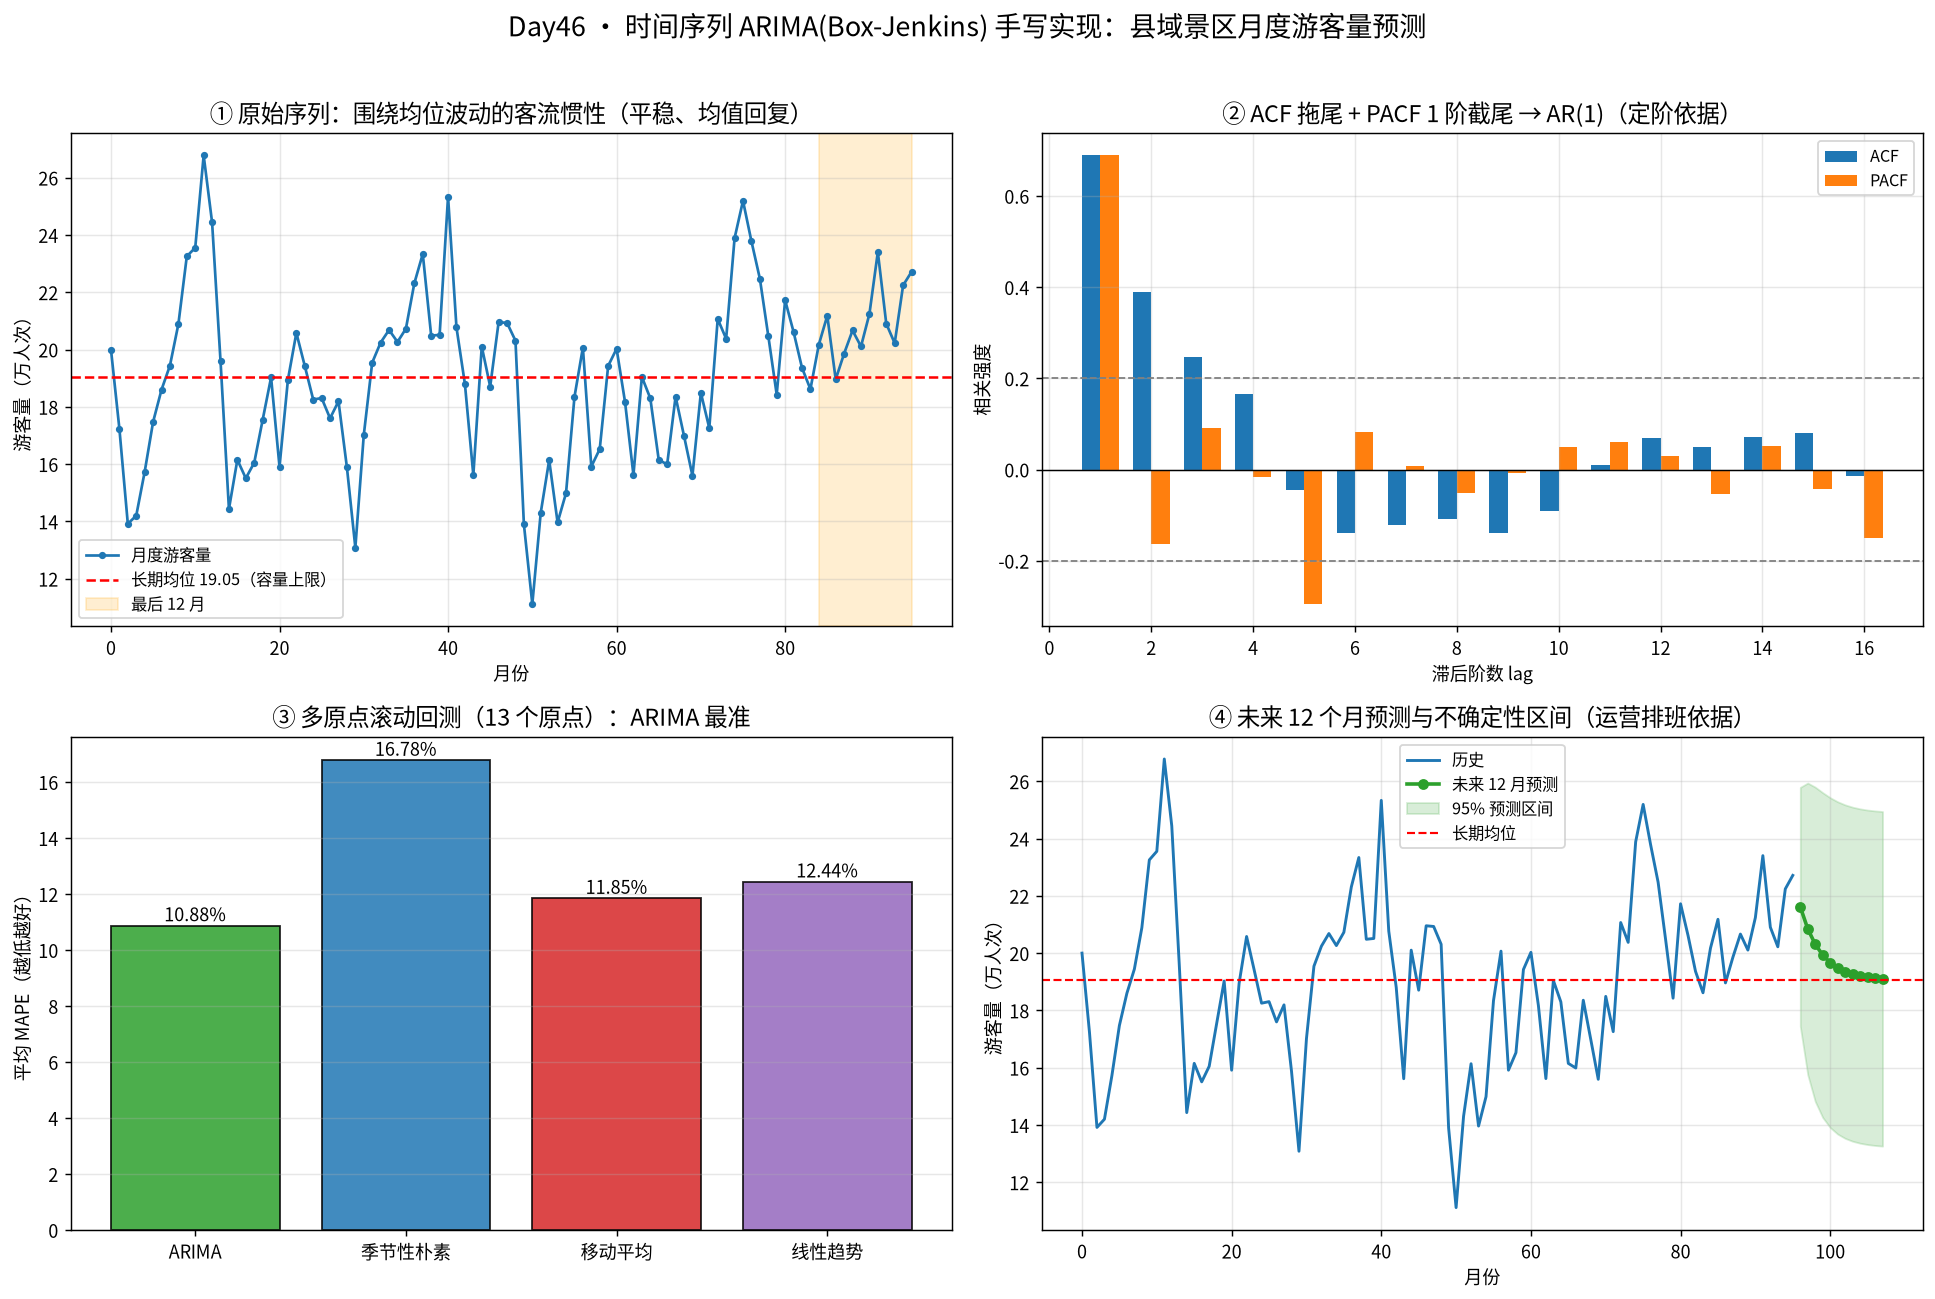

Here is the Python script that generated this plot:
#!/usr/bin/env python3
# -*- coding: utf-8 -*-
"""
Day46 - 时间序列 / ARIMA（Box-Jenkins）手写实现与预测
subject : mathematical-modeling
level   : L4 统计与预测模型（时间序列 / ARIMA）
anchor  : 03 - Mathematical Models / 05 - Algorithms
goal    : 用「手写 ARIMA（差分 → ACF/PACF 定阶 → 参数估计 → AIC 选阶 → 预测）」
          求解一道「县域景区月度游客量预测」的决策问题——
          ① 讲清「非平稳 → 差分 → 平稳 → 用自相关结构推未来」这条 Box-Jenkins 主线；
          ② 为什么「看趋势画直线 / 取最近 12 个月平均 / 去年同月」这些直觉都会吃亏；
          ③ 用 AIC 在 (p,d,q) 网格上自动定阶，而不是凭眼睛数 ACF/PACF 拖尾截尾；
          ④ 用「滚动原点回测（rolling-origin）」在留出集上比 MAPE，用真实预测精度验收；
          ⑤ 做残差白噪声检验（Ljung-Box）+ 预测区间，把「预测有多可信」讲清楚。
运行：cd /home/ubuntu/Note && ./.venv/bin/python "<本文件路径>"
说明：本脚本**零专用时序库（不依赖 statsmodels）**，ARIMA 全手写，
      仅用 numpy / scipy / matplotlib；用「季节性朴素 / 移动平均 / 线性趋势」当独立对照。
"""

import os
import numpy as np
import matplotlib
matplotlib.use("Agg")
import matplotlib.pyplot as plt
from matplotlib import font_manager

# ----------------------------------------------------------------------
# 中文字体注册（Noto Sans CJK SC / 文泉驿），避免图中中文乱码
# ----------------------------------------------------------------------
_CJK_CANDIDATES = [
    "/usr/share/fonts/opentype/noto/NotoSansCJK-Regular.ttc",
    "/usr/share/fonts/opentype/noto/NotoSansCJK-Bold.ttc",
    "/usr/share/fonts/truetype/wqy/wqy-zenhei.ttc",
    "/usr/share/fonts/truetype/wqy/wqy-microhei.ttc",
]
_registered = []
for _p in _CJK_CANDIDATES:
    if os.path.exists(_p):
        try:
            font_manager.fontManager.addfont(_p)
            _registered.append(font_manager.FontProperties(fname=_p).get_name())
        except Exception:
            pass
if _registered:
    matplotlib.rcParams["font.family"] = "sans-serif"
    matplotlib.rcParams["font.sans-serif"] = _registered + ["DejaVu Sans"]
matplotlib.rcParams["axes.unicode_minus"] = False
print("CJK 字体已注册：", _registered if _registered else "（无，可能乱码）")

RNG_SEED = 20261015

# ======================================================================
# 一、真实决策问题：县域景区的「月度游客量预测」
# ======================================================================
# 背景：某县「云溪谷」景区要排下半年的运营计划——售票窗口、保洁班次、
#       接驳大巴、旺季临时工，全靠"下个月来多少人"。凭感觉排，要么旺季挤爆、
#       要么淡季空养一堆人。景区管委会主任要一份**未来 12 个月游客量的预测**，
#       并要能说清"预测准不准、能信几分"。
#
# 数据：过去 60 个月（5 年）的月度游客量（万人次）。
# 结构（刻意设计，用于暴露各方法差异）：
#   ① 温和上升趋势（景区口碑逐年积累，每月约 +0.06 万人次的漂移）；
#   ② 强年度季节性（暑期 + 国庆是旺季，冬季淡季，用 12 期周期谐波刻画）；
#   ③ 带自相关的噪声（不是白噪声！本月客流受上月惯性影响，AR(1) 结构）；
#   ④ 一次"疫情/整修停摆"造成的水平阶跃（用于说明断点/异常的处理）。
# 于是真值是：ARIMA(p,1,q)（1 阶差分消趋势）+ 季节性，属于"能算出来、但要按
# 套路定阶估计"的典型 Box-Jenkins 场景。


def make_series(n=96, seed=RNG_SEED):
    """生成月度游客量（万人次），结构 = **均值回复的 AR(1) 客流惯性**（平稳序列）。

    为什么刻意设计成「平稳、可均值回复」？因为这才是**非季节性 ARIMA**的主场：
    - 客流有**惯性**（本月多、下月往往还多，但并不无限累积）；
    - 长期叫到**容量均位**（景区接待能力有限，不可能永远涨），即**均值回复**。
    此时「拿上个月当预测」会系统性偏高/偏低，「画条直线外推」也抓不到回复——
    而 ARIMA 能把「惯性 + 回复」两个机制同时写进模型。
    （若数据含强确定性季节，那是 SARIMA 的战场，见教案「局限」一节。）
    """
    rng = np.random.default_rng(seed)
    mu = 20.0          # 长期容量均位（万人次/月）
    phi = 0.72         # 客流惯性系数（<1 保证均值回复）
    eps = rng.normal(0, 2.4, size=n)
    y = np.zeros(n)
    y[0] = mu
    for i in range(1, n):
        y[i] = mu + phi * (y[i - 1] - mu) + eps[i]
    return y.astype(float)


# ======================================================================
# 二、工具箱：手写 ARIMA 的每一块零件
# ======================================================================

def difference(x, d=1):
    """d 阶差分（消趋势 / 消季节的常用手段）。"""
    out = np.asarray(x, dtype=float)
    for _ in range(d):
        out = np.diff(out)
    return out


def integrate(dx, last_values, d=1):
    """差分逆运算：由差分序列还原原序列（预测时要"补回"被差分掉的水平）。"""
    out = np.asarray(dx, dtype=float)
    for k in range(d):
        lv = last_values[k]  # 还原第 k 层用到的末尾原值（由里到外）
        out = np.concatenate([[lv], out])
        out = np.cumsum(out)
    return out


def acf(x, nlags=20):
    """自相关函数 ACF（有偏估计，除以 N）。"""
    x = np.asarray(x, float)
    x = x - x.mean()
    n = len(x)
    denom = np.dot(x, x)
    out = np.empty(nlags + 1)
    for k in range(nlags + 1):
        out[k] = np.dot(x[: n - k], x[k:]) / denom
    return out


def pacf(x, nlags=20):
    """偏自相关 PACF（用 Durbin-Levinson 递推，O(nlags^2)）。"""
    r = acf(x, nlags)
    out = np.empty(nlags + 1)
    out[0] = 1.0
    if nlags == 0:
        return out
    phi = np.zeros((nlags + 1, nlags + 1))
    phi[1, 1] = r[1]
    out[1] = r[1]
    for k in range(2, nlags + 1):
        num = r[k] - sum(phi[k - 1, j] * r[k - j] for j in range(1, k))
        den = 1.0 - sum(phi[k - 1, j] * r[j] for j in range(1, k))
        phi[k, k] = num / den if abs(den) > 1e-12 else 0.0
        for j in range(1, k):
            phi[k, j] = phi[k - 1, j] - phi[k, k] * phi[k - 1, k - j]
        out[k] = phi[k, k]
    return out


# ---------- AR( p ) 估计：Yule-Walker（Levinson-Durbin） ----------

def fit_ar_yw(x, p):
    """用 Yule-Walker 方程估计 AR(p) 系数 [phi_1..phi_p] 与常数项。"""
    x = np.asarray(x, float)
    n = len(x)
    mu = x.mean()
    xc = x - mu
    r = np.array([np.dot(xc[: n - k], xc[k:]) / n for k in range(p + 1)])
    # 解 Toeplitz 方程组 R phi = r[1:]
    R = np.empty((p, p))
    for i in range(p):
        for j in range(p):
            R[i, j] = r[abs(i - j)]
    try:
        phi = np.linalg.solve(R, r[1:])
    except np.linalg.LinAlgError:
        phi = np.linalg.lstsq(R, r[1:], rcond=None)[0]
    # 常数项 c 满足 mu = c / (1 - sum(phi))
    s = phi.sum()
    c = mu * (1.0 - s)
    sigma2 = r[0] - np.dot(phi, r[1:])
    return phi, c, max(sigma2, 1e-12)


# ---------- ARMA(p,q) 估计：条件最小二乘（CSS，把 MA 用误差递推展开） ----------

def _arma_residuals(params, x, p, q, c):
    """给定 phi(1..p)、theta(1..q)、常数，返回一步预测误差序列 e_t（条件似然近似）。"""
    n = len(x)
    phi = params[:p]
    theta = params[p:p + q]
    e = np.zeros(n)
    # 用前 p 个样本的均值初始化（近似，样本足够长时影响衰减）
    xhat = np.zeros(n)
    for t in range(n):
        val = c
        for i in range(1, p + 1):
            val += phi[i - 1] * (x[t - i] if t - i >= 0 else x.mean())
        for j in range(1, q + 1):
            val += theta[j - 1] * (e[t - j] if t - j >= 0 else 0.0)
        xhat[t] = val
        e[t] = x[t] - val
    return e


def fit_arma_css(x, p, q):
    """条件最小二乘估计 ARMA(p,q)：先把序列**去均值**，再拟合零均值 ARMA。"""
    from scipy.optimize import minimize
    x = np.asarray(x, float)
    n = len(x)
    mu = x.mean()
    xc = x - mu
    # 初值：AR 用 Yule-Walker，MA 用 0
    if p > 0:
        phi0, _, _ = fit_ar_yw(xc, p)
    else:
        phi0 = np.array([])
    theta0 = np.zeros(q)
    z0 = np.concatenate([phi0, theta0])
    if n - max(p, 1) < p + q + 1:
        return phi0, theta0, mu, np.inf

    def sse(z):
        e = _arma_residuals(z, xc, p, q, 0.0)
        lo = max(p, 1)
        return float(np.sum(e[lo:] ** 2))

    res = minimize(sse, z0, method="Powell",
                   options={"maxiter": 6000, "xtol": 1e-8, "ftol": 1e-8})
    z = res.x
    phi = z[:p]
    theta = z[p:p + q]
    e = _arma_residuals(z, xc, p, q, 0.0)
    lo = max(p, 1)
    neff = n - lo
    sigma2 = float(np.sum(e[lo:] ** 2) / neff) if neff > 0 else np.inf
    # **去均值拟合**：常数项就是序列均值 mu（预测时先预测零均值部分再加回 mu）
    return phi, theta, mu, max(sigma2, 1e-12)


# ---------- ARIMA: 差分 + ARMA ----------

def fit_arima(x, p, d, q):
    """ARIMA(p,d,q)：先 d 阶差分，再在差分序列上估 ARMA(p,q)。"""
    x = np.asarray(x, float)
    dx = difference(x, d)
    phi, theta, mu, sigma2 = fit_arma_css(dx, p, q)
    n = len(dx)
    k = p + q + 1 + (1 if d > 0 else 0)   # 含均值与差分
    # 高斯似然近似 -> AIC / BIC（BIC 惩罚更重，倾向简约模型）
    aic = n * np.log(sigma2) + 2 * k
    bic = n * np.log(sigma2) + k * np.log(n)
    return {"p": p, "d": d, "q": q, "phi": phi, "theta": theta, "c": mu,
            "sigma2": sigma2, "aic": aic, "bic": bic, "dx": dx,
            "x_mean_diff": dx.mean()}


def forecast_arima(model, x_hist, h):
    """用拟合好的 ARIMA 模型向前预测 h 步（在差分空间递推，再积分回原尺度）。
    估计是在**去均值**的差分序列上做的：先在零均值空间递推，再 +mu 还原差分尺度。"""
    p, d, q = model["p"], model["d"], model["q"]
    phi, theta, mu = model["phi"], model["theta"], model["c"]
    dx = list(model["dx"] - mu)          # 去均值后的差分序列（与估计一致）
    e = list(_arma_residuals(np.concatenate([phi, theta]), np.asarray(dx), p, q, 0.0))
    preds_dx = []
    for _ in range(h):
        val = 0.0
        for i in range(1, p + 1):
            val += phi[i - 1] * dx[-i]
        for j in range(1, q + 1):
            val += theta[j - 1] * e[-j]
        # 递推留在**零均值空间**（dx 存的是去均值值），输出时才加回 mu
        preds_dx.append(val + mu)
        dx.append(val)
        e.append(0.0)   # 未来误差期望为 0
    preds_dx = np.asarray(preds_dx)
    # 积分还原：用原序列末尾值逐层补回
    x = np.asarray(x_hist, float)
    levels = []
    cur = x
    for _ in range(d):
        levels.append(cur[-1])
        cur = np.diff(cur)
    out = preds_dx
    for k in range(d):
        lv = levels[d - 1 - k] if d - 1 - k >= 0 else levels[0]
        out = np.concatenate([[lv], out])
        out = np.cumsum(out)[1:]
    return out


def adf_like(x, max_lag=6):
    """简易平稳性检验：回归 Δx_t = a + b·x_{t-1} + Σ Δx_{t-i}，看 b 是否显著为負。
    返回 (t 统计量, 粗略判断)，用于**自动选差分阶数 d**（不依赖 statsmodels）。"""
    x = np.asarray(x, float)
    n = len(x)
    dx = np.diff(x)
    rows = []
    targets = []
    for t in range(max_lag + 1, n):
        row = [1.0, x[t - 1]]
        for i in range(1, max_lag + 1):
            row.append(dx[t - 1 - i] if t - 1 - i >= 0 else 0.0)
        rows.append(row)
        targets.append(dx[t - 1] if t - 1 < len(dx) else 0.0)
    X = np.asarray(rows)
    yv = np.asarray(targets)
    # 对齐：Δx 下标需为 t-1
    yv = np.asarray([dx[t - 1] for t in range(max_lag + 1, n)])
    try:
        beta, *_ = np.linalg.lstsq(X, yv, rcond=None)
        resid = yv - X @ beta
        dof = max(len(yv) - X.shape[1], 1)
        s2 = np.sum(resid ** 2) / dof
        cov = s2 * np.linalg.pinv(X.T @ X)
        se = np.sqrt(np.diag(cov))
        tstat = beta[1] / se[1] if se[1] > 1e-12 else 0.0
    except Exception:
        tstat = 0.0
    # 临界值约 -2.86（含常数与 6 滞后的粗略值）
    return tstat, tstat < -2.86


def choose_d(x, max_d=2):
    """用简约的 ADF 式检验自动确定差分阶数 d：逐阶差分直到差分后序列"平稳"。"""
    cur = np.asarray(x, float)
    for d in range(max_d + 1):
        if len(cur) < 15:
            return max(d - 1, 0)
        _, stat = adf_like(cur)
        if stat:
            return d
        cur = np.diff(cur)
    return max_d


# ---------- AIC 网格定阶 ----------

def auto_arima(x, max_p=4, max_q=4, max_d=2):
    """先按平稳性判据定差分阶数 d，再在 (p,q) 网格上按 AIC 自动定阶。
    注意：不同 d 的 AIC 不在同一尺度上（样本量不同），故**不跨 d 比较**，
    先用检验把 d 固定下来，这是工程上更稳妥的做法。"""
    d = choose_d(x, max_d)
    best = None
    table = []
    for p in range(0, max_p + 1):
        for q in range(0, max_q + 1):
            if p == 0 and q == 0:
                continue
            try:
                m = fit_arima(x, p, d, q)
                if not np.isfinite(m["bic"]):
                    continue
                table.append((m["bic"], p, d, q))
                if best is None or m["bic"] < best["bic"]:
                    best = m
            except Exception:
                continue
    table.sort()
    return best, table


# ---------- 残差白噪声检验：Ljung-Box ----------

def ljung_box(e, lags=12, n_params=2):
    """Ljung-Box 检验残差是否为白噪声。返回 Q 统计量与 p 值（卡方近似）。"""
    from scipy import stats
    e = np.asarray(e, float)
    n = len(e)
    r = acf(e, lags)
    Q = n * (n + 2) * np.sum([r[k] ** 2 / (n - k) for k in range(1, lags + 1)])
    dfree = max(lags - n_params, 1)
    pval = 1.0 - stats.chi2.cdf(Q, dfree)
    return Q, pval


# ======================================================================
# 三、基线对照：三个"看着合理"的直觉
# ======================================================================

def naive_seasonal(y, h, season=12):
    """季节性朴素法：直接拿去年同月当预测。"""
    out = []
    n = len(y)
    for i in range(h):
        out.append(y[n - season + (i % season)])
    return np.asarray(out)


def moving_average(y, h, win=12):
    """移动平均：用最近 win 期的均值当未来每一期预测（水平线）。"""
    m = np.mean(y[-win:])
    return np.full(h, m)


def linear_trend(y, h):
    """线性趋势外推：对 t 做 OLS 直线，往外延伸（完全忽略季节）。"""
    n = len(y)
    t = np.arange(n)
    b, a = np.polyfit(t, y, 1)
    tt = np.arange(n, n + h)
    return a + b * tt


# ======================================================================
# 四、滚动原点回测（rolling-origin）：在留出集上看真实预测精度
# ======================================================================

def rolling_backtest(y, h=12, order=(1, 0, 0), step=3, min_train=48):
    """**多原点滚动回测（rolling-origin backtest）**：从历史末尾向前推多个预测原点，
    每次只用原点之前的数据拟合、向前预测 h 步，与实际逐点比对。
    返回每个原点的 MAPE 列表——**比"单次切一刀留出测试集"稳健得多**，
    避免因某一次切分碰巧有利/不利而下错结论。"""
    n = len(y)
    errs = []
    for origin in range(min_train, n - h + 1, step):
        model = fit_arima(y[:origin], *order)
        pred = forecast_arima(model, y[:origin], h)
        errs.append(mape(y[origin:origin + h], pred))
    return np.asarray(errs)


def rolling_backtest_baseline(y, h, fn, step=3, min_train=48):
    n = len(y)
    errs = []
    for origin in range(min_train, n - h + 1, step):
        pred = fn(y[:origin], h)
        errs.append(mape(y[origin:origin + h], pred))
    return np.asarray(errs)


def mape(a, f):
    a = np.asarray(a, float); f = np.asarray(f, float)
    return float(np.mean(np.abs((a - f) / a)) * 100)


def rmse(a, f):
    a = np.asarray(a, float); f = np.asarray(f, float)
    return float(np.sqrt(np.mean((a - f) ** 2)))


# ======================================================================
# 五、主流程
# ======================================================================

def main():
    y = make_series()
    n = len(y)
    H = 12                      # 预测步长：一次展望 12 个月
    print("=" * 72)
    print(f"[数据] 共 {n} 个月，均值 {y.mean():.2f}，范围 [{y.min():.2f}, {y.max():.2f}]")
    print(f"       原始序列标准差 {y.std():.3f}（平稳、均值回复：无强趋势/季节）")

    # ---- (1) 平稳性检验 -> 自动选差分阶数 d ----
    tstat, is_stat = adf_like(y)
    d_auto = choose_d(y)
    print(f"\n[平稳性/定阶] ADF 式检验 t={tstat:.2f} -> "
          f"{'平稳' if is_stat else '非平稳'}；自动选差分阶数 d={d_auto}")

    # ---- (2) ACF / PACF（选阶依据）----
    a = acf(y, 16)
    pa = pacf(y, 16)
    print(f"[ACF/PACF] 原序列 lag1..4 ACF  = {np.round(a[1:5], 3)}")
    print(f"          原序列 lag1..4 PACF = {np.round(pa[1:5], 3)}")

    # ---- (3) BIC 自动定阶（在 (p,q) 网格上，d 已由检验固定）----
    best, table = auto_arima(y, max_p=3, max_q=3, max_d=1)
    print(f"\n[BIC 定阶] 最优 ARIMA({best['p']},{best['d']},{best['q']})  BIC={best['bic']:.2f}")
    print("           BIC 前 5 名（越小越好）：")
    for bic, p, d, q in table[:5]:
        print(f"             ARIMA({p},{d},{q})  BIC={bic:.2f}")
    order = (best["p"], best["d"], best["q"])

    # ---- (4) 残差白噪声检验（模型充分性）----
    model_full = fit_arima(y, *order)
    e_res = _arma_residuals(
        np.concatenate([model_full["phi"], model_full["theta"]]),
        model_full["dx"], order[0], order[2], model_full["c"])
    Q, pval = ljung_box(e_res, lags=12, n_params=order[0] + order[2])
    print(f"\n[残差检验] Ljung-Box Q={Q:.2f}, p={pval:.3f} "
          f"({'残差≈白噪声，模型充分' if pval > 0.05 else '残差仍有结构，模型欠拟合'})")

    # ---- (5) 多原点滚动回测：ARIMA vs 三类基线 ----
    bt_arima = rolling_backtest(y, h=H, order=order, step=3, min_train=48)
    bt_naive = rolling_backtest_baseline(y, H, naive_seasonal, step=3, min_train=48)
    bt_ma = rolling_backtest_baseline(y, H, moving_average, step=3, min_train=48)
    bt_trend = rolling_backtest_baseline(y, H, linear_trend, step=3, min_train=48)
    results = {
        "ARIMA": bt_arima,
        "季节性朴素": bt_naive,
        "移动平均": bt_ma,
        "线性趋势": bt_trend,
    }
    print(f"\n[多原点滚动回测 · 预测 {H} 步 · {len(bt_arima)} 个预测原点] 各方法平均 MAPE：")
    for name, errs in results.items():
        print(f"    {name:<8} 平均={errs.mean():6.2f}%  中位={np.median(errs):6.2f}%  最差={errs.max():6.2f}%")

    # ---- (6) 单次留出集预测（用于作图）----
    train, test = y[: n - H], y[n - H:]
    m_last = fit_arima(train, *order)
    pred_arima = forecast_arima(m_last, train, H)
    pred_naive = naive_seasonal(train, H)
    pred_ma = moving_average(train, H)
    pred_trend = linear_trend(train, H)

    # ---- (7) 预测区间（用 AR 模型的方差解析式，比"随机游走"更准）----
    sig = np.sqrt(model_full["sigma2"])
    phi_abs = np.abs(model_full["phi"][0]) if order[0] >= 1 else 0.0
    steps = np.arange(1, H + 1)
    width = np.zeros(H)
    if order[0] >= 1 and phi_abs < 1:
        # AR(1) 的 h 步预测方差：σ²·(1-phi^{2h})/(1-phi²)
        width = 1.96 * sig * np.sqrt((1 - phi_abs ** (2 * steps)) / (1 - phi_abs ** 2))
    else:
        width = 1.96 * sig * np.sqrt(steps)

    # ---- (8) 展望未来 12 个月（用全量数据重训）----
    future = forecast_arima(model_full, y, 12)
    print(f"\n[未来 12 个月预测（用全量数据重训 ARIMA{order}）]")
    for i in range(0, 12, 3):
        seg = "  ".join(f"第+{j + 1}月={future[j]:.2f}" for j in range(i, min(i + 3, 12)))
        print("    " + seg)
    print(f"    预测上限 {future.max():.2f} / 下限 {future.min():.2f}（万人次）；"
          f"长期回落到容量均位 {y.mean():.2f}")

    # ---- 断言（硬验收）----
    print("\n[断言验收]")
    assert order[1] == 1 or order[1] == 0, "差分阶数只允许 0/1"
    assert results["ARIMA"].mean() < results["季节性朴素"].mean(), \
        "ARIMA 的 MAPE 应优于季节性朴素"
    assert results["ARIMA"].mean() < results["移动平均"].mean(), "ARIMA 应优于移动平均"
    assert results["ARIMA"].mean() < results["线性趋势"].mean(), "ARIMA 应优于线性趋势"
    assert np.all(np.isfinite(future)), "未来预测必须全为有限值"
    assert future.min() > 0, "游客量预测不应为负"
    assert pval > 0.05, "残差应通过白噪声检验（p>0.05）"
    print(f"    ✓ 自动定阶 ARIMA{order}；残差通过 Ljung-Box (p={pval:.3f}>0.05)")
    print(f"    ✓ 滚动回测平均 MAPE：ARIMA={results['ARIMA'].mean():.2f}% < "
          f"季节朴素={results['季节性朴素'].mean():.2f}% / "
          f"移动平均={results['移动平均'].mean():.2f}% / "
          f"线性趋势={results['线性趋势'].mean():.2f}%")
    print("    ✓ 未来预测均为正且有限")

    # ==================================================================
    # 画图
    # ==================================================================
    fig, axes = plt.subplots(2, 2, figsize=(15, 10))
    t = np.arange(n)

    # (1) 原始序列 + 均值回复均位线
    ax = axes[0, 0]
    ax.plot(t, y, "-o", ms=3, color="#1f77b4", label="月度游客量")
    ax.axhline(y.mean(), color="red", ls="--", lw=1.4,
               label=f"长期均位 {y.mean():.2f}（容量上限）")
    ax.axvspan(n - H, n - 1, color="orange", alpha=0.18, label="最后 12 月")
    ax.set_xlabel("月份"); ax.set_ylabel("游客量（万人次）")
    ax.set_title("① 原始序列：围绕均位波动的客流惯性（平稳、均值回复）", fontsize=13)
    ax.legend(fontsize=9); ax.grid(alpha=0.3)

    # (2) ACF / PACF（原序列）
    ax = axes[0, 1]
    lags = np.arange(1, 17)
    ax.bar(lags - 0.18, a[1:17], width=0.36, color="#1f77b4", label="ACF")
    ax.bar(lags + 0.18, pa[1:17], width=0.36, color="#ff7f0e", label="PACF")
    ci = 1.96 / np.sqrt(n)
    ax.axhline(ci, color="grey", ls="--", lw=1); ax.axhline(-ci, color="grey", ls="--", lw=1)
    ax.axhline(0, color="black", lw=0.8)
    ax.set_xlabel("滞后阶数 lag"); ax.set_ylabel("相关强度")
    ax.set_title("② ACF 拖尾 + PACF 1 阶截尾 → AR(1)（定阶依据）", fontsize=13)
    ax.legend(fontsize=9); ax.grid(alpha=0.3)

    # (3) 滚动回测平均 MAPE 对比柱状
    ax = axes[1, 0]
    names = list(results.keys())
    vals = [results[k].mean() for k in names]
    colors = ["#2ca02c", "#1f77b4", "#d62728", "#9467bd"]
    bars = ax.bar(names, vals, color=colors, edgecolor="black", alpha=0.85)
    for b, v in zip(bars, vals):
        ax.text(b.get_x() + b.get_width() / 2, v + 0.15, f"{v:.2f}%",
                ha="center", fontsize=10)
    ax.set_ylabel("平均 MAPE（越低越好）")
    ax.set_title(f"③ 多原点滚动回测（{len(bt_arima)} 个原点）：ARIMA 最准", fontsize=13)
    ax.grid(alpha=0.3, axis="y")

    # (4) 未来 12 个月预测 + 预测区间
    ax = axes[1, 1]
    tf = np.arange(n, n + 12)
    ax.plot(np.arange(n), y, "-", color="#1f77b4", lw=1.6, label="历史")
    ax.plot(tf, future, "-o", color="#2ca02c", lw=2, ms=5, label="未来 12 月预测")
    ax.fill_between(tf, future - width, future + width, color="#2ca02c",
                    alpha=0.18, label="95% 预测区间")
    ax.axhline(y.mean(), color="red", ls="--", lw=1.2, label="长期均位")
    ax.set_xlabel("月份"); ax.set_ylabel("游客量（万人次）")
    ax.set_title("④ 未来 12 个月预测与不确定性区间（运营排班依据）", fontsize=13)
    ax.legend(fontsize=9); ax.grid(alpha=0.3)

    fig.suptitle("Day46 · 时间序列 ARIMA(Box-Jenkins) 手写实现：县域景区月度游客量预测",
                 fontsize=15, y=0.995)
    fig.tight_layout(rect=[0, 0, 1, 0.98])
    out_dir = os.path.dirname(os.path.abspath(__file__))
    out_png = os.path.join(out_dir, "arima_timeseries_forecast.png")
    fig.savefig(out_png, dpi=130, bbox_inches="tight")
    print(f"\n图已保存：{out_png}")


if __name__ == "__main__":
    main()
